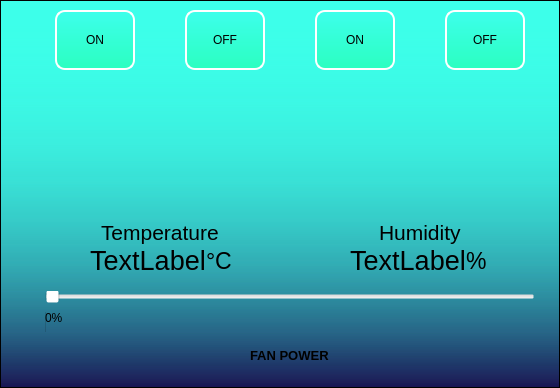
        <widget class="QFrame" name="main_body_contents">
         <property name="autoFillBackground">
          <bool>false</bool>
         </property>
         <property name="styleSheet">
          <string notr="true">background-color: qlineargradient(spread:pad, x1:0, y1:1, x2:0, y2:0, stop:0.935 rgba(60, 255, 233, 200),stop:0 rgba(43, 255, 192, 255),stop:0 rgba(14, 8, 73, 200));

</string>
         </property>
         <property name="frameShape">
          <enum>QFrame::StyledPanel</enum>
         </property>
         <property name="frameShadow">
          <enum>QFrame::Raised</enum>
         </property>
         <layout class="QVBoxLayout" name="verticalLayout_2">
          <property name="spacing">
           <number>0</number>
          </property>
          <property name="leftMargin">
           <number>0</number>
          </property>
          <property name="topMargin">
           <number>0</number>
          </property>
          <property name="rightMargin">
           <number>0</number>
          </property>
          <property name="bottomMargin">
           <number>0</number>
          </property>
          <item>
           <widget class="QStackedWidget" name="stackedWidget">
            <property name="styleSheet">
             <string notr="true">background-color: qlineargradient(spread:pad, x1:0, y1:1, x2:0, y2:0, stop:0.935 rgba(60, 255, 233, 200),stop:0 rgba(43, 255, 192, 255),stop:0 rgba(14, 8, 73, 0));
border: rgb(255, 255, 255)






</string>
            </property>
            <property name="currentIndex">
             <number>0</number>
            </property>
            <widget class="QWidget" name="Home_page">
             <layout class="QHBoxLayout" name="horizontalLayout_9">
              <item>
               <layout class="QHBoxLayout" name="horizontalLayout_10">
                <property name="spacing">
                 <number>0</number>
                </property>
                <item>
                 <widget class="QFrame" name="frame_2">
                  <property name="styleSheet">
                   <string notr="true">background-color: rgba(255, 255, 255,0);</string>
                  </property>
                  <property name="frameShape">
                   <enum>QFrame::StyledPanel</enum>
                  </property>
                  <property name="frameShadow">
                   <enum>QFrame::Raised</enum>
                  </property>
                  <layout class="QVBoxLayout" name="verticalLayout_7" stretch="12,1">
                   <property name="leftMargin">
                    <number>0</number>
                   </property>
                   <property name="topMargin">
                    <number>0</number>
                   </property>
                   <property name="rightMargin">
                    <number>0</number>
                   </property>
                   <item>
                    <layout class="QVBoxLayout" name="Graph_Main" stretch="0">
                     <property name="spacing">
                      <number>10</number>
                     </property>
                     <property name="leftMargin">
                      <number>10</number>
                     </property>
                     <property name="topMargin">
                      <number>10</number>
                     </property>
                     <property name="rightMargin">
                      <number>10</number>
                     </property>
                     <property name="bottomMargin">
                      <number>10</number>
                     </property>
                     <item>
                      <layout class="QVBoxLayout" name="verticalLayout_5"/>
                     </item>
                    </layout>
                   </item>
                   <item>
                    <layout class="QVBoxLayout" name="verticalLayout_6"/>
                   </item>
                  </layout>
                 </widget>
                </item>
                <item>
                 <widget class="QFrame" name="frame">
                  <property name="styleSheet">
                   <string notr="true">background-color: rgba(255, 255, 255,0);</string>
                  </property>
                  <property name="frameShape">
                   <enum>QFrame::StyledPanel</enum>
                  </property>
                  <property name="frameShadow">
                   <enum>QFrame::Raised</enum>
                  </property>
                  <layout class="QVBoxLayout" name="verticalLayout_11" stretch="7,3">
                   <property name="spacing">
                    <number>0</number>
                   </property>
                   <property name="leftMargin">
                    <number>0</number>
                   </property>
                   <property name="topMargin">
                    <number>0</number>
                   </property>
                   <property name="rightMargin">
                    <number>0</number>
                   </property>
                   <property name="bottomMargin">
                    <number>0</number>
                   </property>
                   <item>
                    <layout class="QHBoxLayout" name="horizontalLayout_11">
                     <item>
                      <layout class="QVBoxLayout" name="verticalLayout_8">
                       <item>
                        <layout class="QVBoxLayout" name="verticalLayout_15">
                         <item>
                          <layout class="QHBoxLayout" name="horizontalLayout_16">
                           <item alignment="Qt::AlignHCenter">
                            <widget class="QPushButton" name="LedON">
                             <property name="minimumSize">
                              <size>
                               <width>80</width>
                               <height>60</height>
                              </size>
                             </property>
                             <property name="styleSheet">
                              <string notr="true">background-color: qlineargradient(spread:pad, x1:0, y1:1, x2:0, y2:0,stop:0.935 rgba(60, 255, 233, 200),stop:0 rgba(43, 255, 192, 255));
color: black;
border-style: outset;
border-width: 2px;
border-radius: 10px;
border-color: white;</string>
                             </property>
                             <property name="text">
                              <string>ON</string>
                             </property>
                            </widget>
                           </item>
                           <item alignment="Qt::AlignHCenter">
                            <widget class="QPushButton" name="LedOFF">
                             <property name="minimumSize">
                              <size>
                               <width>80</width>
                               <height>60</height>
                              </size>
                             </property>
                             <property name="styleSheet">
                              <string notr="true">background-color: qlineargradient(spread:pad, x1:0, y1:1, x2:0, y2:0,stop:0.935 rgba(60, 255, 233, 200),stop:0 rgba(43, 255, 192, 255));
color: black;
border-style: outset;
border-width: 2px;
border-radius: 10px;
border-color: white;</string>
                             </property>
                             <property name="text">
                              <string>OFF</string>
                             </property>
                            </widget>
                           </item>
                          </layout>
                         </item>
                         <item alignment="Qt::AlignHCenter">
                          <widget class="QStackedWidget" name="stackedWidget_2">
                           <property name="enabled">
                            <bool>true</bool>
                           </property>
                           <property name="sizePolicy">
                            <sizepolicy hsizetype="Fixed" vsizetype="Fixed">
                             <horstretch>100</horstretch>
                             <verstretch>100</verstretch>
                            </sizepolicy>
                           </property>
                           <property name="minimumSize">
                            <size>
                             <width>260</width>
                             <height>150</height>
                            </size>
                           </property>
                           <property name="currentIndex">
                            <number>1</number>
                           </property>
                           <widget class="QWidget" name="page_3">
                            <widget class="QWidget" name="verticalLayoutWidget_3">
                             <property name="geometry">
                              <rect>
                               <x>30</x>
                               <y>10</y>
                               <width>211</width>
                               <height>131</height>
                              </rect>
                             </property>
                             <layout class="QVBoxLayout" name="verticalLayout_20">
                              <item alignment="Qt::AlignHCenter">
                               <widget class="QLabel" name="label_28">
                                <property name="text">
                                 <string>&lt;html&gt;&lt;head/&gt;&lt;body&gt;&lt;p&gt;&lt;img src=&quot;:/icons/icons/idea.png&quot;/&gt;&lt;/p&gt;&lt;/body&gt;&lt;/html&gt;</string>
                                </property>
                               </widget>
                              </item>
                             </layout>
                            </widget>
                           </widget>
                           <widget class="QWidget" name="page_4">
                            <widget class="QWidget" name="verticalLayoutWidget">
                             <property name="geometry">
                              <rect>
                               <x>20</x>
                               <y>10</y>
                               <width>221</width>
                               <height>131</height>
                              </rect>
                             </property>
                             <layout class="QVBoxLayout" name="verticalLayout_13">
                              <item alignment="Qt::AlignHCenter">
                               <widget class="QLabel" name="label_26">
                                <property name="text">
                                 <string>&lt;html&gt;&lt;head/&gt;&lt;body&gt;&lt;p&gt;&lt;img src=&quot;:/icons/icons/bulb.png&quot;/&gt;&lt;/p&gt;&lt;/body&gt;&lt;/html&gt;</string>
                                </property>
                               </widget>
                              </item>
                             </layout>
                            </widget>
                           </widget>
                          </widget>
                         </item>
                        </layout>
                       </item>
                       <item>
                        <layout class="QVBoxLayout" name="verticalLayout_12" stretch="0,0">
                         <item alignment="Qt::AlignHCenter|Qt::AlignVCenter">
                          <widget class="QLabel" name="label_19">
                           <property name="font">
                            <font>
                             <pointsize>16</pointsize>
                            </font>
                           </property>
                           <property name="text">
                            <string>Temperature</string>
                           </property>
                          </widget>
                         </item>
                         <item>
                          <layout class="QHBoxLayout" name="horizontalLayout_7">
                           <property name="spacing">
                            <number>0</number>
                           </property>
                           <property name="leftMargin">
                            <number>60</number>
                           </property>
                           <item alignment="Qt::AlignHCenter">
                            <widget class="QLabel" name="label_6">
                             <property name="minimumSize">
                              <size>
                               <width>0</width>
                               <height>0</height>
                              </size>
                             </property>
                             <property name="sizeIncrement">
                              <size>
                               <width>0</width>
                               <height>0</height>
                              </size>
                             </property>
                             <property name="font">
                              <font>
                               <pointsize>20</pointsize>
                              </font>
                             </property>
                             <property name="layoutDirection">
                              <enum>Qt::RightToLeft</enum>
                             </property>
                             <property name="text">
                              <string>TextLabel</string>
                             </property>
                             <property name="alignment">
                              <set>Qt::AlignCenter</set>
                             </property>
                            </widget>
                           </item>
                           <item alignment="Qt::AlignLeft">
                            <widget class="QLabel" name="label_23">
                             <property name="font">
                              <font>
                               <pointsize>17</pointsize>
                              </font>
                             </property>
                             <property name="text">
                              <string>°C</string>
                             </property>
                            </widget>
                           </item>
                          </layout>
                         </item>
                        </layout>
                       </item>
                      </layout>
                     </item>
                     <item>
                      <layout class="QVBoxLayout" name="verticalLayout_9" stretch="0,0">
                       <item>
                        <layout class="QVBoxLayout" name="verticalLayout_18">
                         <item>
                          <layout class="QHBoxLayout" name="horizontalLayout_17">
                           <item alignment="Qt::AlignHCenter">
                            <widget class="QPushButton" name="LedON_2">
                             <property name="minimumSize">
                              <size>
                               <width>80</width>
                               <height>60</height>
                              </size>
                             </property>
                             <property name="styleSheet">
                              <string notr="true">background-color: qlineargradient(spread:pad, x1:0, y1:1, x2:0, y2:0,stop:0.935 rgba(60, 255, 233, 200),stop:0 rgba(43, 255, 192, 255));
color: black;
border-style: outset;
border-width: 2px;
border-radius: 10px;
border-color: white;</string>
                             </property>
                             <property name="text">
                              <string>ON</string>
                             </property>
                            </widget>
                           </item>
                           <item alignment="Qt::AlignHCenter">
                            <widget class="QPushButton" name="LedOFF_2">
                             <property name="minimumSize">
                              <size>
                               <width>80</width>
                               <height>60</height>
                              </size>
                             </property>
                             <property name="sizeIncrement">
                              <size>
                               <width>1</width>
                               <height>0</height>
                              </size>
                             </property>
                             <property name="styleSheet">
                              <string notr="true">background-color: qlineargradient(spread:pad, x1:0, y1:1, x2:0, y2:0,stop:0.935 rgba(60, 255, 233, 200),stop:0 rgba(43, 255, 192, 255));
color: black;
border-style: outset;
border-width: 2px;
border-radius: 10px;
border-color: white;</string>
                             </property>
                             <property name="text">
                              <string>OFF</string>
                             </property>
                            </widget>
                           </item>
                          </layout>
                         </item>
                         <item>
                          <widget class="QStackedWidget" name="stackedWidget_3">
                           <property name="sizePolicy">
                            <sizepolicy hsizetype="Fixed" vsizetype="Fixed">
                             <horstretch>0</horstretch>
                             <verstretch>0</verstretch>
                            </sizepolicy>
                           </property>
                           <property name="minimumSize">
                            <size>
                             <width>260</width>
                             <height>150</height>
                            </size>
                           </property>
                           <property name="currentIndex">
                            <number>1</number>
                           </property>
                           <widget class="QWidget" name="page_5">
                            <widget class="QWidget" name="verticalLayoutWidget_2">
                             <property name="geometry">
                              <rect>
                               <x>30</x>
                               <y>9</y>
                               <width>211</width>
                               <height>131</height>
                              </rect>
                             </property>
                             <layout class="QVBoxLayout" name="verticalLayout_19">
                              <item alignment="Qt::AlignHCenter">
                               <widget class="QLabel" name="label_27">
                                <property name="text">
                                 <string>&lt;html&gt;&lt;head/&gt;&lt;body&gt;&lt;p&gt;&lt;img src=&quot;:/icons/icons/fanoff.png&quot;/&gt;&lt;/p&gt;&lt;/body&gt;&lt;/html&gt;</string>
                                </property>
                               </widget>
                              </item>
                             </layout>
                            </widget>
                           </widget>
                           <widget class="QWidget" name="page_6">
                            <widget class="QWidget" name="verticalLayoutWidget_4">
                             <property name="geometry">
                              <rect>
                               <x>30</x>
                               <y>10</y>
                               <width>211</width>
                               <height>131</height>
                              </rect>
                             </property>
                             <layout class="QVBoxLayout" name="verticalLayout_21">
                              <item alignment="Qt::AlignHCenter">
                               <widget class="QLabel" name="label_29">
                                <property name="text">
                                 <string>&lt;html&gt;&lt;head/&gt;&lt;body&gt;&lt;p&gt;&lt;img src=&quot;:/icons/icons/ceiling.png&quot;/&gt;&lt;/p&gt;&lt;/body&gt;&lt;/html&gt;</string>
                                </property>
                               </widget>
                              </item>
                             </layout>
                            </widget>
                           </widget>
                          </widget>
                         </item>
                        </layout>
                       </item>
                       <item>
                        <layout class="QVBoxLayout" name="verticalLayout_16">
                         <item alignment="Qt::AlignHCenter|Qt::AlignVCenter">
                          <widget class="QLabel" name="label_22">
                           <property name="font">
                            <font>
                             <pointsize>16</pointsize>
                            </font>
                           </property>
                           <property name="text">
                            <string>Humidity</string>
                           </property>
                          </widget>
                         </item>
                         <item>
                          <layout class="QHBoxLayout" name="horizontalLayout_14">
                           <property name="spacing">
                            <number>0</number>
                           </property>
                           <property name="leftMargin">
                            <number>60</number>
                           </property>
                           <item alignment="Qt::AlignRight">
                            <widget class="QLabel" name="label_7">
                             <property name="font">
                              <font>
                               <pointsize>20</pointsize>
                              </font>
                             </property>
                             <property name="layoutDirection">
                              <enum>Qt::LeftToRight</enum>
                             </property>
                             <property name="text">
                              <string>TextLabel</string>
                             </property>
                             <property name="alignment">
                              <set>Qt::AlignCenter</set>
                             </property>
                            </widget>
                           </item>
                           <item alignment="Qt::AlignLeft">
                            <widget class="QLabel" name="label_25">
                             <property name="font">
                              <font>
                               <pointsize>17</pointsize>
                              </font>
                             </property>
                             <property name="text">
                              <string>%</string>
                             </property>
                            </widget>
                           </item>
                          </layout>
                         </item>
                        </layout>
                       </item>
                      </layout>
                     </item>
                    </layout>
                   </item>
                   <item>
                    <layout class="QHBoxLayout" name="horizontalLayout_15">
                     <item>
                      <widget class="QFrame" name="frame_3">
                       <property name="styleSheet">
                        <string notr="true">background-color: rgba(255, 255, 255,0);</string>
                       </property>
                       <property name="frameShape">
                        <enum>QFrame::NoFrame</enum>
                       </property>
                       <property name="frameShadow">
                        <enum>QFrame::Raised</enum>
                       </property>
                       <property name="lineWidth">
                        <number>5</number>
                       </property>
                       <layout class="QHBoxLayout" name="horizontalLayout_13">
                        <property name="spacing">
                         <number>0</number>
                        </property>
                        <property name="leftMargin">
                         <number>0</number>
                        </property>
                        <property name="topMargin">
                         <number>0</number>
                        </property>
                        <property name="rightMargin">
                         <number>0</number>
                        </property>
                        <property name="bottomMargin">
                         <number>0</number>
                        </property>
                        <item>
                         <layout class="QVBoxLayout" name="verticalLayout_4" stretch="20,5">
                          <property name="spacing">
                           <number>15</number>
                          </property>
                          <property name="sizeConstraint">
                           <enum>QLayout::SetDefaultConstraint</enum>
                          </property>
                          <property name="leftMargin">
                           <number>15</number>
                          </property>
                          <property name="topMargin">
                           <number>15</number>
                          </property>
                          <property name="rightMargin">
                           <number>15</number>
                          </property>
                          <property name="bottomMargin">
                           <number>15</number>
                          </property>
                          <item>
                           <layout class="QVBoxLayout" name="verticalLayout_10" stretch="0,0">
                            <property name="spacing">
                             <number>0</number>
                            </property>
                            <property name="leftMargin">
                             <number>0</number>
                            </property>
                            <property name="topMargin">
                             <number>0</number>
                            </property>
                            <property name="rightMargin">
                             <number>0</number>
                            </property>
                            <property name="bottomMargin">
                             <number>0</number>
                            </property>
                            <item>
                             <widget class="QSlider" name="horizontalSlider">
                              <property name="sizePolicy">
                               <sizepolicy hsizetype="Ignored" vsizetype="Fixed">
                                <horstretch>0</horstretch>
                                <verstretch>0</verstretch>
                               </sizepolicy>
                              </property>
                              <property name="minimum">
                               <number>1</number>
                              </property>
                              <property name="maximum">
                               <number>5</number>
                              </property>
                              <property name="singleStep">
                               <number>1</number>
                              </property>
                              <property name="pageStep">
                               <number>1</number>
                              </property>
                              <property name="orientation">
                               <enum>Qt::Horizontal</enum>
                              </property>
                              <property name="invertedAppearance">
                               <bool>false</bool>
                              </property>
                              <property name="invertedControls">
                               <bool>false</bool>
                              </property>
                              <property name="tickPosition">
                               <enum>QSlider::TicksBelow</enum>
                              </property>
                              <property name="tickInterval">
                               <number>25</number>
                              </property>
                             </widget>
                            </item>
                            <item>
                             <widget class="QProgressBar" name="progressBar">
                              <property name="sizePolicy">
                               <sizepolicy hsizetype="Ignored" vsizetype="Fixed">
                                <horstretch>0</horstretch>
                                <verstretch>0</verstretch>
                               </sizepolicy>
                              </property>
                              <property name="value">
                               <number>0</number>
                              </property>
                             </widget>
                            </item>
                           </layout>
                          </item>
                          <item alignment="Qt::AlignHCenter|Qt::AlignTop">
                           <widget class="QLabel" name="label_8">
                            <property name="font">
                             <font>
                              <pointsize>10</pointsize>
                              <weight>75</weight>
                              <bold>true</bold>
                             </font>
                            </property>
                            <property name="text">
                             <string>FAN POWER</string>
                            </property>
                           </widget>
                          </item>
                         </layout>
                        </item>
                       </layout>
                      </widget>
                     </item>
                    </layout>
                   </item>
                  </layout>
                 </widget>
                </item>
               </layout>
              </item>
             </layout>
            </widget>
            <widget class="QWidget" name="Settings_pages"/>
            <widget class="QWidget" name="Members_page">
             <layout class="QVBoxLayout" name="verticalLayout_17">
              <item>
               <layout class="QVBoxLayout" name="verticalLayout_14"/>
              </item>
             </layout>
            </widget>
           </widget>
          </item>
         </layout>
        </widget>
